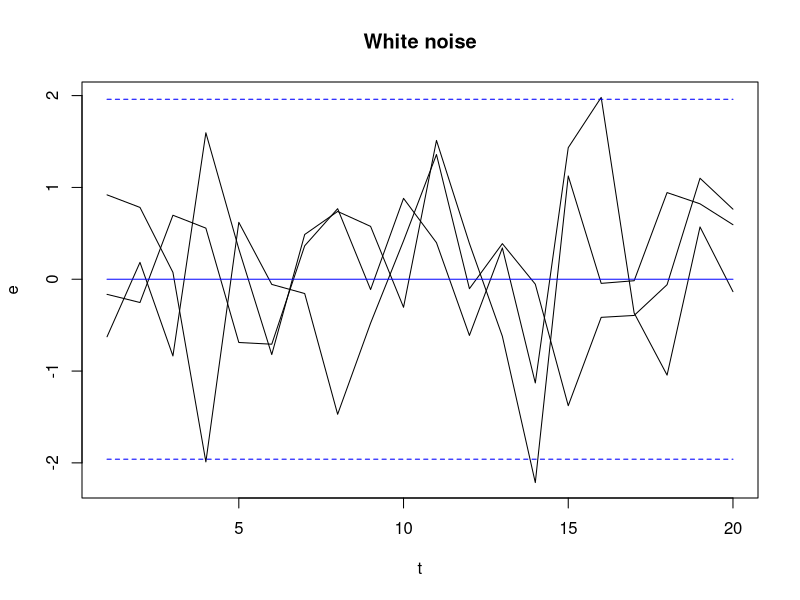
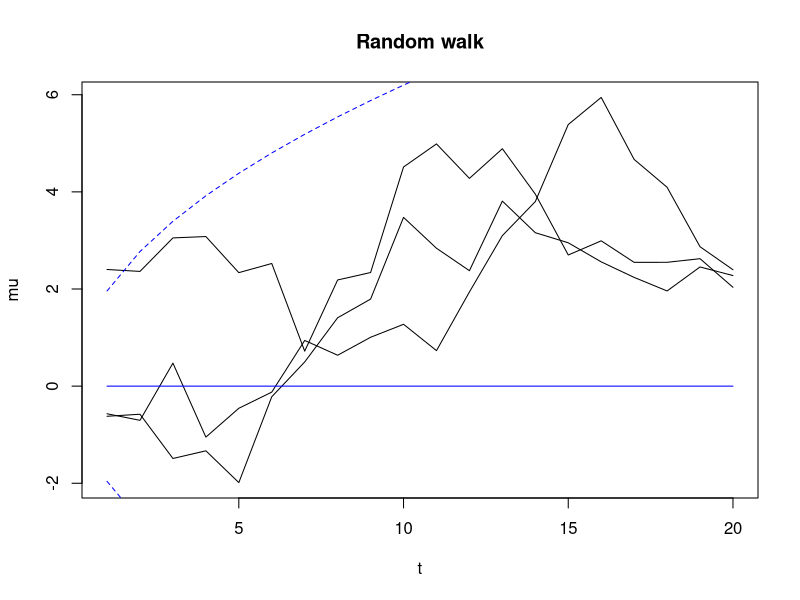
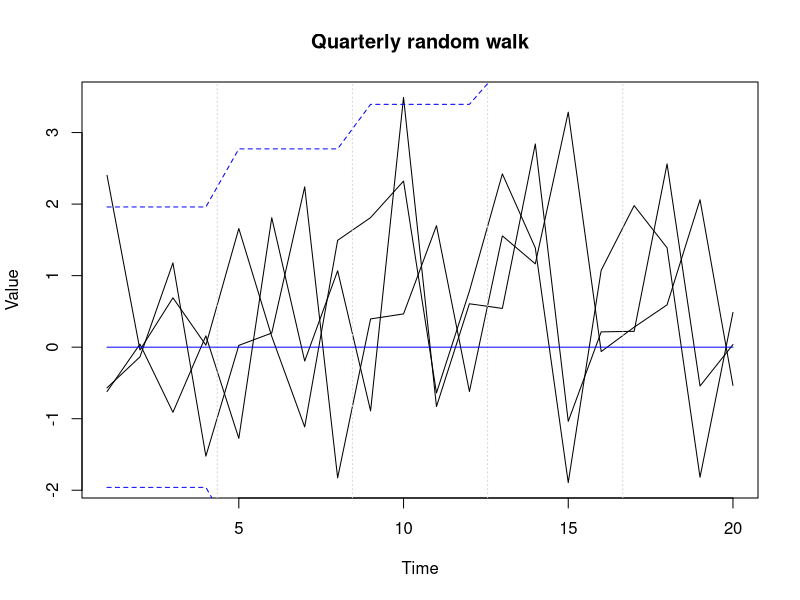
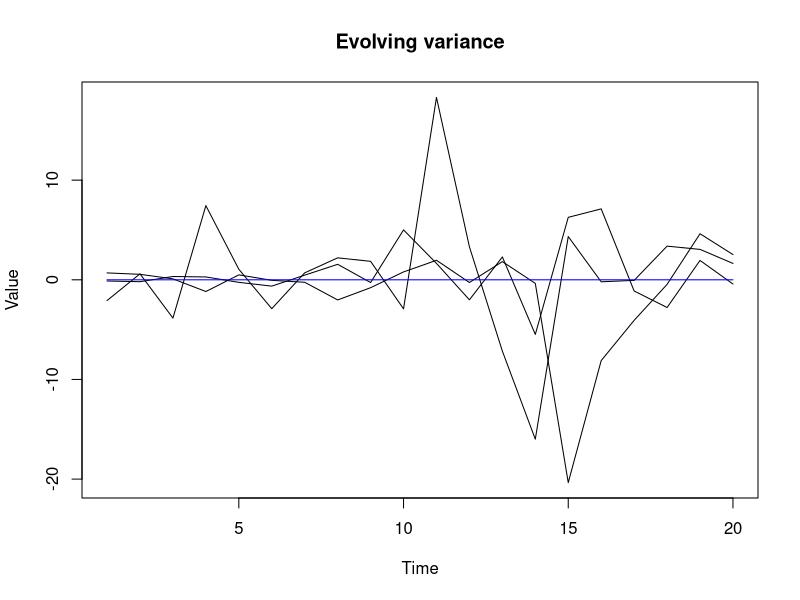
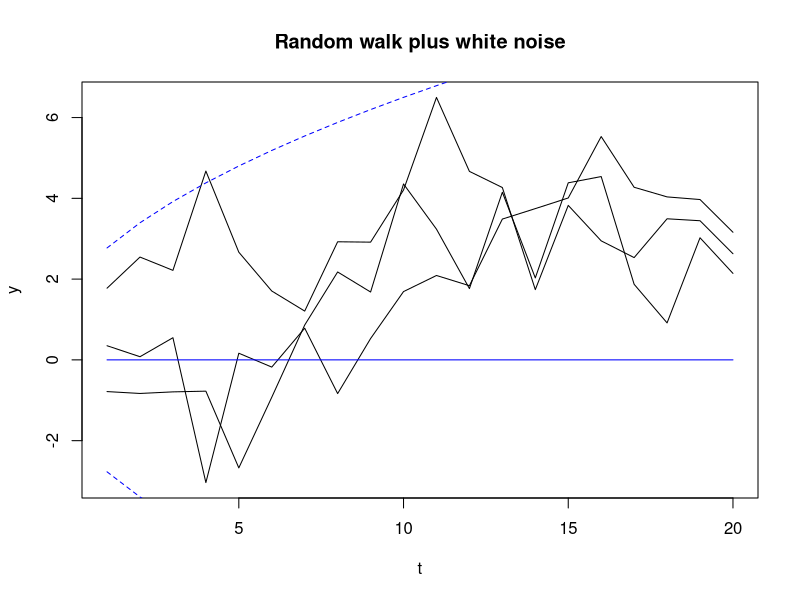
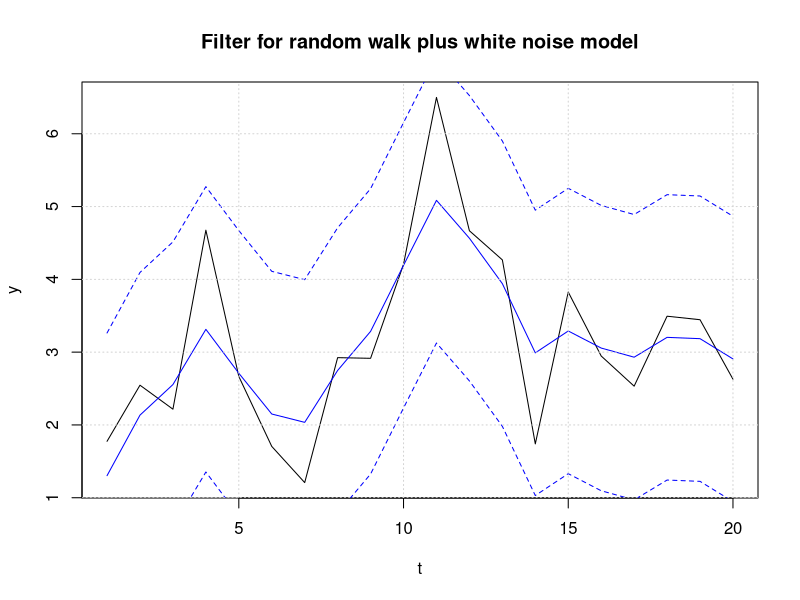

The R source for these figures, in order:
## ---- chunk 1
knitr::opts_chunk$set(echo = TRUE)
## ---- chunk 2
# Set simulation parameters
set.seed(1)
n_t <- 20
t <- 1:n_t
n_reals <- 3
n_samps <- n_t * n_reals
quants <- t(matrix(c(0, 1.96, -1.96), nrow = 3, ncol = n_t))
q_lty <- c(1, 2, 2)

# Simulate white noise
e <- matrix(rnorm(n_samps), nrow = n_t)

# Plot it
matplot(t, e, type = 'l', main = "White noise", col = 1, lty = 1)
matlines(t, quants, col = 'blue', lty = q_lty)
## ---- chunk 3
# Simulate random walk 
a <- matrix(rnorm(n_samps), nrow = n_t)
mu <- apply(a, 2, cumsum)

# Plot it
matplot(t, mu, type = 'l', main = "Random walk", col = 1, lty = 1)
matlines(t, quants * sqrt(t), col = 'blue', lty = q_lty)
## ---- chunk 4
# Simulate quarterly random walk 
mu_q <- apply(a, 2, function(column) 
  as.vector(t(apply(matrix(column, ncol = 4, byrow = T), 2, cumsum))))

# Plot it
matplot(mu_q, type = 'l', xlab = "Time", ylab = "Value",
        main = "Quarterly random walk", col = 1, lty = 1)
grid(nx = n_t / 4, ny = NA)
matlines(t, quants * sqrt(ceiling(t / 4)), col = 'blue', lty = q_lty)
## ---- chunk 5
# Simulate evolvng variance
h <- mu
y_v <- exp(h / 2) * e

# Plot it
matplot(y_v, type = 'l', xlab = "Time", ylab = "Value",
        main = "Evolving variance", col = 1, lty = 1)
lines(rep(0, n_t), col = 'blue')
## ---- chunk 6
# Simulate and plot random walk plus white noise
y <- mu + e
matplot(t, y, type = 'l', main = "Random walk plus white noise", col = 1, 
        lty = 1)
matlines(t, quants * sqrt(t + 1), col = 'blue', lty = q_lty)
## ---- chunk 7
# Compute filter given all samples for each realization
D <- diag(n_t)
D[cbind(2:n_t, 1:(n_t - 1))] <- -1
var_x_t <- solve(D) %*% solve(t(D))
E_x_given_y <- var_x_t %*% solve(var_x_t + diag(n_t)) %*% y

# Plot it
plot(t, y[, 1], type = 'l', col = 1, lty = 1, ylab = "y", 
     main = "Filter for random walk plus white noise model")
matlines(t, rep(E_x_given_y[, 1], 3) + quants, col = 'blue', lty = q_lty)
grid()

# CI's look a bit wide
